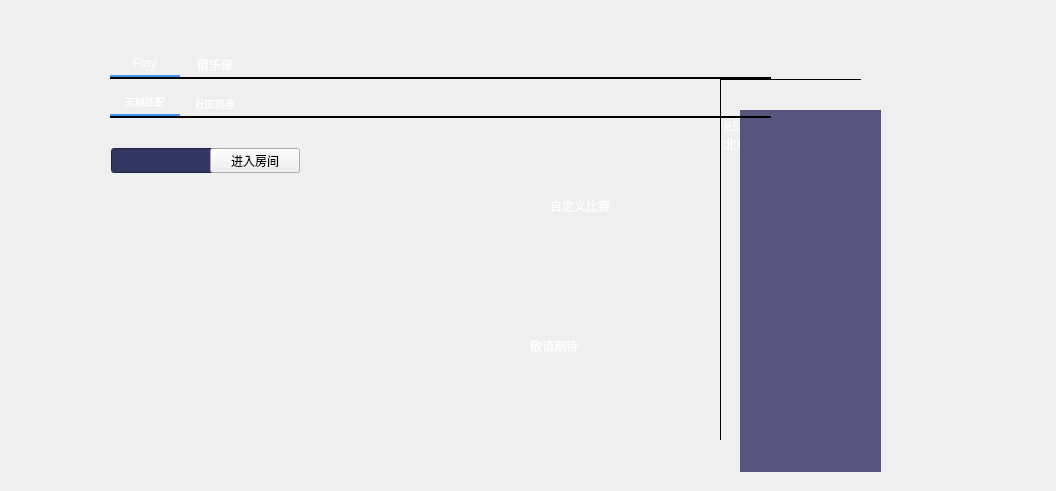
<?xml version="1.0" encoding="UTF-8"?>
<ui version="4.0">
 <class>Form</class>
 <widget class="QWidget" name="Form">
  <property name="geometry">
   <rect>
    <x>0</x>
    <y>0</y>
    <width>1056</width>
    <height>491</height>
   </rect>
  </property>
  <property name="windowTitle">
   <string>Form</string>
  </property>
  <property name="styleSheet">
   <string notr="true">font-faimly:微软雅黑;</string>
  </property>
  <widget class="QTabWidget" name="tabWidget">
   <property name="geometry">
    <rect>
     <x>110</x>
     <y>50</y>
     <width>661</width>
     <height>391</height>
    </rect>
   </property>
   <property name="styleSheet">
    <string notr="true">QTabWidget::pane{
min-width:70px;
min-height:25px;
border-top: 2px solid;

}

QTabBar::tab {

min-width:70px;

min-height:25px;

color: white;

font:12px &quot;Microsoft YaHei&quot;;

border: 0px solid;



}

QTabBar::tab:selected{

min-width:70px;

min-height:25px;
color: white;

font:13px &quot;Microsoft YaHei&quot;;

border: 0px solid;

border-bottom: 2px solid;

border-color: #4796f0;

}</string>
   </property>
   <property name="currentIndex">
    <number>0</number>
   </property>
   <widget class="QWidget" name="tab">
    <attribute name="title">
     <string>Play</string>
    </attribute>
    <widget class="QTabWidget" name="tabWidget_2">
     <property name="geometry">
      <rect>
       <x>0</x>
       <y>10</y>
       <width>661</width>
       <height>391</height>
      </rect>
     </property>
     <property name="styleSheet">
      <string notr="true">
QTabWidget::pane{
min-width:70px;
min-height:25px;
border-top: 2px solid;

}

QTabBar::tab {
font-size:10px;
min-width:70px;

min-height:25px;

color: white;

font:12px &quot;Microsoft YaHei&quot;;

border: -1px solid;



}

QTabBar::tab:selected{

min-width:70px;

min-height:25px;
color: white;

font:11px &quot;Microsoft YaHei&quot;;

border: 0px solid;

border-bottom: 2px solid;

border-color: #4796f0;

}</string>
     </property>
     <property name="currentIndex">
      <number>0</number>
     </property>
     <widget class="QWidget" name="tab_3">
      <attribute name="title">
       <string>天梯匹配</string>
      </attribute>
      <widget class="QPushButton" name="pushButton">
       <property name="geometry">
        <rect>
         <x>100</x>
         <y>30</y>
         <width>90</width>
         <height>25</height>
        </rect>
       </property>
       <property name="styleSheet">
        <string notr="true">QPushButton {	
	font-family:微软雅黑;
	border-image: url(:/newPrefix/search_button.png);
}
QPushButton:hover {
	border-image: url(:/newPrefix/search_button_2.png);
}
QPushButton:pressed {	
	border-image: url(:/newPrefix/search_button.png);
}
</string>
       </property>
       <property name="text">
        <string>进入房间</string>
       </property>
       <property name="icon">
        <iconset>
         <normaloff>res/csgo.png</normaloff>res/csgo.png</iconset>
       </property>
      </widget>
      <widget class="QLineEdit" name="lineEdit">
       <property name="geometry">
        <rect>
         <x>1</x>
         <y>30</y>
         <width>111</width>
         <height>25</height>
        </rect>
       </property>
       <property name="styleSheet">
        <string notr="true">background-color: rgb(49, 54, 98);
font-family:微软雅黑;
color:white;</string>
       </property>
      </widget>
      <widget class="QPushButton" name="pushButton_2">
       <property name="geometry">
        <rect>
         <x>0</x>
         <y>60</y>
         <width>251</width>
         <height>141</height>
        </rect>
       </property>
       <property name="styleSheet">
        <string notr="true">QPushButton {
	border-image: url(:/newPrefix/play_start.png);
	border-radius: 5px;	
}
QPushButton:hover {
	border: 2px solid rgb(255, 255, 255);
}
QPushButton:pressed {	
	background-color: rgb(35, 40, 49);
	border-radius: 5px;	
}
</string>
       </property>
       <property name="text">
        <string/>
       </property>
      </widget>
      <widget class="QPushButton" name="pushButton_3">
       <property name="geometry">
        <rect>
         <x>0</x>
         <y>210</y>
         <width>251</width>
         <height>91</height>
        </rect>
       </property>
       <property name="styleSheet">
        <string notr="true">QPushButton {
	border-image: url(:/newPrefix/ez_play.png);
	border-radius: 5px;	
}
QPushButton:hover {
	border: 2px solid rgb(255, 255, 255);
}
QPushButton:pressed {	
	background-color: rgb(35, 40, 49);
	border-radius: 5px;	
}
</string>
       </property>
       <property name="text">
        <string/>
       </property>
      </widget>
      <widget class="QPushButton" name="pushButton_4">
       <property name="geometry">
        <rect>
         <x>260</x>
         <y>60</y>
         <width>141</width>
         <height>241</height>
        </rect>
       </property>
       <property name="styleSheet">
        <string notr="true">QPushButton {
	border-image: url(:/newPrefix/sqrs.png);
	border-radius: 5px;	
}
QPushButton:hover {
	border: 2px solid rgb(255, 255, 255);
}
QPushButton:pressed {	
	background-color: rgb(35, 40, 49);
	border-radius: 5px;	
}
</string>
       </property>
       <property name="text">
        <string/>
       </property>
      </widget>
      <widget class="QPushButton" name="pushButton_5">
       <property name="geometry">
        <rect>
         <x>410</x>
         <y>60</y>
         <width>141</width>
         <height>161</height>
        </rect>
       </property>
       <property name="styleSheet">
        <string notr="true">QPushButton {
	border-image: url(:/newPrefix/individual.png);
	border-radius: 5px;	
}
QPushButton:hover {
	border: 2px solid rgb(255, 255, 255);
}
QPushButton:pressed {	
	background-color: transparent;
	border-radius: 5px;	
}
</string>
       </property>
       <property name="text">
        <string/>
       </property>
      </widget>
      <widget class="QLabel" name="label_3">
       <property name="geometry">
        <rect>
         <x>440</x>
         <y>80</y>
         <width>71</width>
         <height>16</height>
        </rect>
       </property>
       <property name="styleSheet">
        <string notr="true">font-family:微软雅黑;
color:white;</string>
       </property>
       <property name="text">
        <string>自定义比赛</string>
       </property>
      </widget>
      <widget class="QPushButton" name="pushButton_6">
       <property name="geometry">
        <rect>
         <x>410</x>
         <y>170</y>
         <width>141</width>
         <height>131</height>
        </rect>
       </property>
       <property name="styleSheet">
        <string notr="true">QPushButton {
	border-image: url(:/newPrefix/more.png);
	border-radius: 5px;	
}
QPushButton:hover {
	border: 2px solid rgb(255, 255, 255);
}
QPushButton:pressed {	
	background-color: transparent;
	border-radius: 5px;	
}
</string>
       </property>
       <property name="text">
        <string/>
       </property>
      </widget>
      <widget class="QLabel" name="label_4">
       <property name="geometry">
        <rect>
         <x>420</x>
         <y>220</y>
         <width>71</width>
         <height>16</height>
        </rect>
       </property>
       <property name="styleSheet">
        <string notr="true">font-family:微软雅黑;
color:white;</string>
       </property>
       <property name="text">
        <string>敬请期待</string>
       </property>
      </widget>
      <zorder>lineEdit</zorder>
      <zorder>pushButton</zorder>
      <zorder>pushButton_2</zorder>
      <zorder>pushButton_3</zorder>
      <zorder>pushButton_4</zorder>
      <zorder>pushButton_5</zorder>
      <zorder>label_3</zorder>
      <zorder>pushButton_6</zorder>
      <zorder>label_4</zorder>
     </widget>
     <widget class="QWidget" name="tab_4">
      <attribute name="title">
       <string>社区热身</string>
      </attribute>
     </widget>
    </widget>
   </widget>
   <widget class="QWidget" name="tab_2">
    <attribute name="title">
     <string>俱乐部</string>
    </attribute>
    <widget class="QTabWidget" name="tabWidget_3">
     <property name="geometry">
      <rect>
       <x>0</x>
       <y>0</y>
       <width>611</width>
       <height>361</height>
      </rect>
     </property>
     <property name="styleSheet">
      <string notr="true">
QTabWidget::pane{
min-width:70px;
min-height:25px;
border-top: 2px solid;

}

QTabBar::tab {
font-size:10px;
min-width:70px;

min-height:25px;

color: white;

font:12px &quot;Microsoft YaHei&quot;;

border: -1px solid;



}

QTabBar::tab:selected{

min-width:70px;

min-height:25px;
color: white;

font:11px &quot;Microsoft YaHei&quot;;

border: 0px solid;

border-bottom: 2px solid;

border-color: #4796f0;

}</string>
     </property>
     <property name="currentIndex">
      <number>1</number>
     </property>
     <widget class="QWidget" name="tab_5">
      <attribute name="title">
       <string>我的俱乐部</string>
      </attribute>
     </widget>
     <widget class="QWidget" name="tab_6">
      <attribute name="title">
       <string>俱乐部排名</string>
      </attribute>
      <widget class="QPushButton" name="btn_close_2">
       <property name="geometry">
        <rect>
         <x>20</x>
         <y>40</y>
         <width>111</width>
         <height>51</height>
        </rect>
       </property>
       <property name="sizePolicy">
        <sizepolicy hsizetype="Minimum" vsizetype="Expanding">
         <horstretch>0</horstretch>
         <verstretch>0</verstretch>
        </sizepolicy>
       </property>
       <property name="minimumSize">
        <size>
         <width>0</width>
         <height>0</height>
        </size>
       </property>
       <property name="maximumSize">
        <size>
         <width>16777215</width>
         <height>16777215</height>
        </size>
       </property>
       <property name="toolTip">
        <string>Close</string>
       </property>
       <property name="styleSheet">
        <string notr="true">QPushButton {	
	font-family:微软雅黑;
	border-image: url(:/newPrefix/button2.png);
}
QPushButton:hover {
	border-image: url(:/newPrefix/button.png);
}
QPushButton:pressed {	
	border-image: url(:/newPrefix/button2.png);
}</string>
       </property>
       <property name="text">
        <string>信息</string>
       </property>
      </widget>
      <widget class="QPushButton" name="btn_close_3">
       <property name="geometry">
        <rect>
         <x>20</x>
         <y>100</y>
         <width>111</width>
         <height>51</height>
        </rect>
       </property>
       <property name="sizePolicy">
        <sizepolicy hsizetype="Minimum" vsizetype="Expanding">
         <horstretch>0</horstretch>
         <verstretch>0</verstretch>
        </sizepolicy>
       </property>
       <property name="minimumSize">
        <size>
         <width>0</width>
         <height>0</height>
        </size>
       </property>
       <property name="maximumSize">
        <size>
         <width>16777215</width>
         <height>16777215</height>
        </size>
       </property>
       <property name="toolTip">
        <string>Close</string>
       </property>
       <property name="styleSheet">
        <string notr="true">QPushButton {	
	font-family:微软雅黑;
	border-image: url(:/newPrefix/button2.png);
}
QPushButton:hover {
	border-image: url(:/newPrefix/button.png);
}
QPushButton:pressed {	
	border-image: url(:/newPrefix/button2.png);
}</string>
       </property>
       <property name="text">
        <string>成员</string>
       </property>
      </widget>
      <widget class="QPushButton" name="btn_close_4">
       <property name="geometry">
        <rect>
         <x>20</x>
         <y>160</y>
         <width>111</width>
         <height>51</height>
        </rect>
       </property>
       <property name="sizePolicy">
        <sizepolicy hsizetype="Minimum" vsizetype="Expanding">
         <horstretch>0</horstretch>
         <verstretch>0</verstretch>
        </sizepolicy>
       </property>
       <property name="minimumSize">
        <size>
         <width>0</width>
         <height>0</height>
        </size>
       </property>
       <property name="maximumSize">
        <size>
         <width>16777215</width>
         <height>16777215</height>
        </size>
       </property>
       <property name="toolTip">
        <string>Close</string>
       </property>
       <property name="styleSheet">
        <string notr="true">QPushButton {	
	font-family:微软雅黑;
	border-image: url(:/newPrefix/button2.png);
}
QPushButton:hover {
	border-image: url(:/newPrefix/button.png);
}
QPushButton:pressed {	
	border-image: url(:/newPrefix/button2.png);
}</string>
       </property>
       <property name="text">
        <string>战队</string>
       </property>
      </widget>
      <widget class="QPushButton" name="btn_close_5">
       <property name="geometry">
        <rect>
         <x>20</x>
         <y>220</y>
         <width>111</width>
         <height>51</height>
        </rect>
       </property>
       <property name="sizePolicy">
        <sizepolicy hsizetype="Minimum" vsizetype="Expanding">
         <horstretch>0</horstretch>
         <verstretch>0</verstretch>
        </sizepolicy>
       </property>
       <property name="minimumSize">
        <size>
         <width>0</width>
         <height>0</height>
        </size>
       </property>
       <property name="maximumSize">
        <size>
         <width>16777215</width>
         <height>16777215</height>
        </size>
       </property>
       <property name="toolTip">
        <string>Close</string>
       </property>
       <property name="styleSheet">
        <string notr="true">QPushButton {	
	font-family:微软雅黑;
	border-image: url(:/newPrefix/button2.png);
}
QPushButton:hover {
	border-image: url(:/newPrefix/button.png);
}
QPushButton:pressed {	
	border-image: url(:/newPrefix/button2.png);
}</string>
       </property>
       <property name="text">
        <string>奖励</string>
       </property>
      </widget>
      <widget class="QLabel" name="label_10">
       <property name="geometry">
        <rect>
         <x>140</x>
         <y>20</y>
         <width>191</width>
         <height>281</height>
        </rect>
       </property>
       <property name="styleSheet">
        <string notr="true"/>
       </property>
       <property name="text">
        <string/>
       </property>
       <property name="pixmap">
        <pixmap>res/bk.png</pixmap>
       </property>
      </widget>
      <widget class="QLabel" name="label_11">
       <property name="geometry">
        <rect>
         <x>160</x>
         <y>40</y>
         <width>151</width>
         <height>241</height>
        </rect>
       </property>
       <property name="styleSheet">
        <string notr="true"/>
       </property>
       <property name="text">
        <string/>
       </property>
       <property name="pixmap">
        <pixmap>res/bk.png</pixmap>
       </property>
      </widget>
      <widget class="QLabel" name="label_12">
       <property name="geometry">
        <rect>
         <x>288</x>
         <y>31</y>
         <width>31</width>
         <height>31</height>
        </rect>
       </property>
       <property name="styleSheet">
        <string notr="true"/>
       </property>
       <property name="text">
        <string/>
       </property>
       <property name="pixmap">
        <pixmap>res/ys.png</pixmap>
       </property>
      </widget>
      <widget class="QLabel" name="label_13">
       <property name="geometry">
        <rect>
         <x>160</x>
         <y>31</y>
         <width>31</width>
         <height>31</height>
        </rect>
       </property>
       <property name="styleSheet">
        <string notr="true"/>
       </property>
       <property name="text">
        <string/>
       </property>
       <property name="pixmap">
        <pixmap>res/zs.png</pixmap>
       </property>
      </widget>
      <widget class="QLabel" name="label_14">
       <property name="geometry">
        <rect>
         <x>288</x>
         <y>255</y>
         <width>31</width>
         <height>31</height>
        </rect>
       </property>
       <property name="styleSheet">
        <string notr="true"/>
       </property>
       <property name="text">
        <string/>
       </property>
       <property name="pixmap">
        <pixmap>res/yx.png</pixmap>
       </property>
      </widget>
      <widget class="QLabel" name="label_15">
       <property name="geometry">
        <rect>
         <x>160</x>
         <y>255</y>
         <width>31</width>
         <height>31</height>
        </rect>
       </property>
       <property name="styleSheet">
        <string notr="true"/>
       </property>
       <property name="text">
        <string/>
       </property>
       <property name="pixmap">
        <pixmap>res/zx.png</pixmap>
       </property>
      </widget>
      <widget class="QLabel" name="label_16">
       <property name="geometry">
        <rect>
         <x>170</x>
         <y>70</y>
         <width>41</width>
         <height>51</height>
        </rect>
       </property>
       <property name="styleSheet">
        <string notr="true"/>
       </property>
       <property name="text">
        <string/>
       </property>
       <property name="pixmap">
        <pixmap>res/clutchWin.png</pixmap>
       </property>
       <property name="scaledContents">
        <bool>true</bool>
       </property>
      </widget>
      <widget class="QLabel" name="label_17">
       <property name="geometry">
        <rect>
         <x>220</x>
         <y>60</y>
         <width>81</width>
         <height>41</height>
        </rect>
       </property>
       <property name="styleSheet">
        <string notr="true">font-family:微软雅黑;
font-size:13px;
color:white;</string>
       </property>
       <property name="text">
        <string>北京CSGO</string>
       </property>
      </widget>
      <widget class="QLabel" name="label_18">
       <property name="geometry">
        <rect>
         <x>170</x>
         <y>120</y>
         <width>51</width>
         <height>31</height>
        </rect>
       </property>
       <property name="styleSheet">
        <string notr="true">font-family:微软雅黑;
color:gray;</string>
       </property>
       <property name="text">
        <string>会长:</string>
       </property>
      </widget>
      <widget class="QLabel" name="label_19">
       <property name="geometry">
        <rect>
         <x>170</x>
         <y>150</y>
         <width>51</width>
         <height>31</height>
        </rect>
       </property>
       <property name="styleSheet">
        <string notr="true">font-family:微软雅黑;
color:gray;</string>
       </property>
       <property name="text">
        <string>地区:</string>
       </property>
      </widget>
      <widget class="QLabel" name="label_20">
       <property name="geometry">
        <rect>
         <x>170</x>
         <y>180</y>
         <width>51</width>
         <height>31</height>
        </rect>
       </property>
       <property name="styleSheet">
        <string notr="true">font-family:微软雅黑;
color:gray;</string>
       </property>
       <property name="text">
        <string>申请条件:</string>
       </property>
      </widget>
      <widget class="QLabel" name="label_21">
       <property name="geometry">
        <rect>
         <x>230</x>
         <y>120</y>
         <width>71</width>
         <height>31</height>
        </rect>
       </property>
       <property name="styleSheet">
        <string notr="true">font-family:微软雅黑;
color:white;</string>
       </property>
       <property name="text">
        <string>ImportThis</string>
       </property>
      </widget>
      <widget class="QLabel" name="label_22">
       <property name="geometry">
        <rect>
         <x>230</x>
         <y>150</y>
         <width>71</width>
         <height>31</height>
        </rect>
       </property>
       <property name="styleSheet">
        <string notr="true">font-family:微软雅黑;
color:white;</string>
       </property>
       <property name="text">
        <string>西城区</string>
       </property>
      </widget>
      <widget class="QLabel" name="label_23">
       <property name="geometry">
        <rect>
         <x>230</x>
         <y>180</y>
         <width>71</width>
         <height>31</height>
        </rect>
       </property>
       <property name="styleSheet">
        <string notr="true">font-family:微软雅黑;
color:white;</string>
       </property>
       <property name="text">
        <string>未定级以上</string>
       </property>
      </widget>
      <widget class="QLabel" name="label_24">
       <property name="geometry">
        <rect>
         <x>340</x>
         <y>20</y>
         <width>261</width>
         <height>151</height>
        </rect>
       </property>
       <property name="styleSheet">
        <string notr="true"/>
       </property>
       <property name="text">
        <string/>
       </property>
       <property name="pixmap">
        <pixmap>res/bk.png</pixmap>
       </property>
      </widget>
      <widget class="QLabel" name="label_25">
       <property name="geometry">
        <rect>
         <x>340</x>
         <y>180</y>
         <width>125</width>
         <height>111</height>
        </rect>
       </property>
       <property name="styleSheet">
        <string notr="true"/>
       </property>
       <property name="text">
        <string/>
       </property>
       <property name="pixmap">
        <pixmap>res/bk.png</pixmap>
       </property>
      </widget>
      <widget class="QLabel" name="label_26">
       <property name="geometry">
        <rect>
         <x>475</x>
         <y>180</y>
         <width>125</width>
         <height>111</height>
        </rect>
       </property>
       <property name="styleSheet">
        <string notr="true"/>
       </property>
       <property name="text">
        <string/>
       </property>
       <property name="pixmap">
        <pixmap>res/bk.png</pixmap>
       </property>
      </widget>
      <widget class="QLabel" name="label_27">
       <property name="geometry">
        <rect>
         <x>340</x>
         <y>20</y>
         <width>81</width>
         <height>41</height>
        </rect>
       </property>
       <property name="styleSheet">
        <string notr="true">font-family:微软雅黑;
font-size:13px;
color:white;</string>
       </property>
       <property name="text">
        <string>   俱乐部动态</string>
       </property>
      </widget>
      <widget class="QLabel" name="label_28">
       <property name="geometry">
        <rect>
         <x>340</x>
         <y>180</y>
         <width>81</width>
         <height>41</height>
        </rect>
       </property>
       <property name="styleSheet">
        <string notr="true">font-family:微软雅黑;
font-size:13px;
color:white;</string>
       </property>
       <property name="text">
        <string>   俱乐部联赛</string>
       </property>
      </widget>
      <widget class="QLabel" name="label_29">
       <property name="geometry">
        <rect>
         <x>470</x>
         <y>180</y>
         <width>81</width>
         <height>41</height>
        </rect>
       </property>
       <property name="styleSheet">
        <string notr="true">font-family:微软雅黑;
font-size:13px;
color:white;</string>
       </property>
       <property name="text">
        <string>   枪王争霸</string>
       </property>
      </widget>
      <widget class="QLabel" name="label_30">
       <property name="geometry">
        <rect>
         <x>390</x>
         <y>210</y>
         <width>71</width>
         <height>151</height>
        </rect>
       </property>
       <property name="styleSheet">
        <string notr="true"/>
       </property>
       <property name="text">
        <string/>
       </property>
       <property name="pixmap">
        <pixmap>res/dataplayer.png</pixmap>
       </property>
       <property name="scaledContents">
        <bool>true</bool>
       </property>
      </widget>
      <widget class="QLabel" name="label_31">
       <property name="geometry">
        <rect>
         <x>340</x>
         <y>260</y>
         <width>125</width>
         <height>31</height>
        </rect>
       </property>
       <property name="styleSheet">
        <string notr="true"/>
       </property>
       <property name="text">
        <string/>
       </property>
       <property name="pixmap">
        <pixmap>res/bk.png</pixmap>
       </property>
      </widget>
      <widget class="QLabel" name="label_32">
       <property name="geometry">
        <rect>
         <x>515</x>
         <y>220</y>
         <width>51</width>
         <height>41</height>
        </rect>
       </property>
       <property name="styleSheet">
        <string notr="true">font-family:微软雅黑;
color:white;</string>
       </property>
       <property name="text">
        <string>敬请期待</string>
       </property>
      </widget>
      <widget class="QPushButton" name="btn_close_6">
       <property name="geometry">
        <rect>
         <x>510</x>
         <y>30</y>
         <width>81</width>
         <height>25</height>
        </rect>
       </property>
       <property name="sizePolicy">
        <sizepolicy hsizetype="Minimum" vsizetype="Expanding">
         <horstretch>0</horstretch>
         <verstretch>0</verstretch>
        </sizepolicy>
       </property>
       <property name="minimumSize">
        <size>
         <width>0</width>
         <height>0</height>
        </size>
       </property>
       <property name="maximumSize">
        <size>
         <width>16777215</width>
         <height>16777215</height>
        </size>
       </property>
       <property name="toolTip">
        <string>Close</string>
       </property>
       <property name="styleSheet">
        <string notr="true">QPushButton {	
	color:gray;
	font-family:微软雅黑;
	border: 1px solid #A7A8B6;
	background-color:transparent;
}
QPushButton:hover {
	background-color:transparent;
	border: 1px solid #FFFFFF;
}
QPushButton:pressed {	
	border: 1px solid #A7A8B6;
}</string>
       </property>
       <property name="text">
        <string>发布动态</string>
       </property>
      </widget>
      <widget class="QLabel" name="label">
       <property name="geometry">
        <rect>
         <x>-100</x>
         <y>-110</y>
         <width>821</width>
         <height>481</height>
        </rect>
       </property>
       <property name="text">
        <string/>
       </property>
       <property name="pixmap">
        <pixmap>res/background.png</pixmap>
       </property>
       <property name="scaledContents">
        <bool>true</bool>
       </property>
      </widget>
      <zorder>label</zorder>
      <zorder>label_15</zorder>
      <zorder>label_14</zorder>
      <zorder>label_13</zorder>
      <zorder>label_12</zorder>
      <zorder>btn_close_2</zorder>
      <zorder>btn_close_3</zorder>
      <zorder>btn_close_4</zorder>
      <zorder>btn_close_5</zorder>
      <zorder>label_10</zorder>
      <zorder>label_11</zorder>
      <zorder>label_16</zorder>
      <zorder>label_17</zorder>
      <zorder>label_18</zorder>
      <zorder>label_19</zorder>
      <zorder>label_20</zorder>
      <zorder>label_21</zorder>
      <zorder>label_22</zorder>
      <zorder>label_23</zorder>
      <zorder>label_24</zorder>
      <zorder>label_25</zorder>
      <zorder>label_26</zorder>
      <zorder>label_27</zorder>
      <zorder>label_28</zorder>
      <zorder>label_29</zorder>
      <zorder>label_30</zorder>
      <zorder>label_31</zorder>
      <zorder>label_32</zorder>
      <zorder>btn_close_6</zorder>
     </widget>
    </widget>
   </widget>
  </widget>
  <widget class="QLabel" name="label_2">
   <property name="geometry">
    <rect>
     <x>60</x>
     <y>40</y>
     <width>41</width>
     <height>41</height>
    </rect>
   </property>
   <property name="text">
    <string/>
   </property>
   <property name="pixmap">
    <pixmap>res/B5_icon.png</pixmap>
   </property>
   <property name="scaledContents">
    <bool>true</bool>
   </property>
  </widget>
  <widget class="QPushButton" name="btn_minimize">
   <property name="geometry">
    <rect>
     <x>710</x>
     <y>40</y>
     <width>31</width>
     <height>31</height>
    </rect>
   </property>
   <property name="sizePolicy">
    <sizepolicy hsizetype="Minimum" vsizetype="Expanding">
     <horstretch>0</horstretch>
     <verstretch>0</verstretch>
    </sizepolicy>
   </property>
   <property name="minimumSize">
    <size>
     <width>20</width>
     <height>0</height>
    </size>
   </property>
   <property name="maximumSize">
    <size>
     <width>40</width>
     <height>16777215</height>
    </size>
   </property>
   <property name="toolTip">
    <string>Minimize</string>
   </property>
   <property name="styleSheet">
    <string notr="true">QPushButton {	
	border: none;
	border-radius: 6px;
	background-color: transparent;
}
QPushButton:hover {
	background-color: rgb(38, 43, 85);
}
QPushButton:pressed {	
	background-color: transparent;
}</string>
   </property>
   <property name="text">
    <string/>
   </property>
   <property name="icon">
    <iconset>
     <normaloff>res/最小化.png</normaloff>res/最小化.png</iconset>
   </property>
  </widget>
  <widget class="QPushButton" name="btn_close">
   <property name="geometry">
    <rect>
     <x>740</x>
     <y>40</y>
     <width>31</width>
     <height>31</height>
    </rect>
   </property>
   <property name="sizePolicy">
    <sizepolicy hsizetype="Minimum" vsizetype="Expanding">
     <horstretch>0</horstretch>
     <verstretch>0</verstretch>
    </sizepolicy>
   </property>
   <property name="minimumSize">
    <size>
     <width>20</width>
     <height>0</height>
    </size>
   </property>
   <property name="maximumSize">
    <size>
     <width>40</width>
     <height>16777215</height>
    </size>
   </property>
   <property name="toolTip">
    <string>Close</string>
   </property>
   <property name="styleSheet">
    <string notr="true">QPushButton {	
	border: none;
	border-radius: 6px;
	background-color: transparent;
}
QPushButton:hover {
	background-color: rgb(38, 43, 85);
}
QPushButton:pressed {	
	background-color: transparent;
}</string>
   </property>
   <property name="text">
    <string/>
   </property>
   <property name="icon">
    <iconset>
     <normaloff>res/24gl-extractLeft.png</normaloff>res/24gl-extractLeft.png</iconset>
   </property>
  </widget>
  <widget class="QLabel" name="label_6">
   <property name="geometry">
    <rect>
     <x>730</x>
     <y>90</y>
     <width>21</width>
     <height>21</height>
    </rect>
   </property>
   <property name="styleSheet">
    <string notr="true"/>
   </property>
   <property name="text">
    <string/>
   </property>
   <property name="pixmap">
    <pixmap>res/3.1 好友.png</pixmap>
   </property>
   <property name="scaledContents">
    <bool>true</bool>
   </property>
  </widget>
  <widget class="QLabel" name="label_7">
   <property name="geometry">
    <rect>
     <x>720</x>
     <y>116</y>
     <width>141</width>
     <height>1</height>
    </rect>
   </property>
   <property name="styleSheet">
    <string notr="true">background-color: rgb(0, 0, 0);</string>
   </property>
   <property name="text">
    <string/>
   </property>
  </widget>
  <widget class="QLabel" name="label_8">
   <property name="geometry">
    <rect>
     <x>720</x>
     <y>80</y>
     <width>1</width>
     <height>360</height>
    </rect>
   </property>
   <property name="styleSheet">
    <string notr="true">background-color: rgb(0, 0, 0);</string>
   </property>
   <property name="text">
    <string/>
   </property>
  </widget>
  <widget class="QLabel" name="label_9">
   <property name="geometry">
    <rect>
     <x>720</x>
     <y>79</y>
     <width>141</width>
     <height>1</height>
    </rect>
   </property>
   <property name="styleSheet">
    <string notr="true">background-color: rgb(0, 0, 0);</string>
   </property>
   <property name="text">
    <string/>
   </property>
  </widget>
  <widget class="QListWidget" name="listWidget">
   <property name="geometry">
    <rect>
     <x>720</x>
     <y>116</y>
     <width>141</width>
     <height>325</height>
    </rect>
   </property>
   <property name="styleSheet">
    <string notr="true">background:transparent;
color:white;</string>
   </property>
   <item>
    <property name="text">
     <string>B5对战平台官方</string>
    </property>
    <property name="icon">
     <iconset>
      <normaloff>res/B5_icon.png</normaloff>res/B5_icon.png</iconset>
    </property>
   </item>
   <item>
    <property name="text">
     <string>北京CSGO</string>
    </property>
    <property name="icon">
     <iconset>
      <normaloff>res/clutchWin.png</normaloff>res/clutchWin.png</iconset>
    </property>
   </item>
  </widget>
  <widget class="QLabel" name="label_5">
   <property name="geometry">
    <rect>
     <x>740</x>
     <y>110</y>
     <width>141</width>
     <height>362</height>
    </rect>
   </property>
   <property name="styleSheet">
    <string notr="true">background-color: rgb(85, 85, 127);</string>
   </property>
   <property name="text">
    <string/>
   </property>
  </widget>
  <zorder>label_8</zorder>
  <zorder>label_2</zorder>
  <zorder>label_7</zorder>
  <zorder>btn_close</zorder>
  <zorder>listWidget</zorder>
  <zorder>label_6</zorder>
  <zorder>btn_minimize</zorder>
  <zorder>label_9</zorder>
  <zorder>label_5</zorder>
  <zorder>tabWidget</zorder>
 </widget>
 <resources/>
 <connections/>
</ui>
